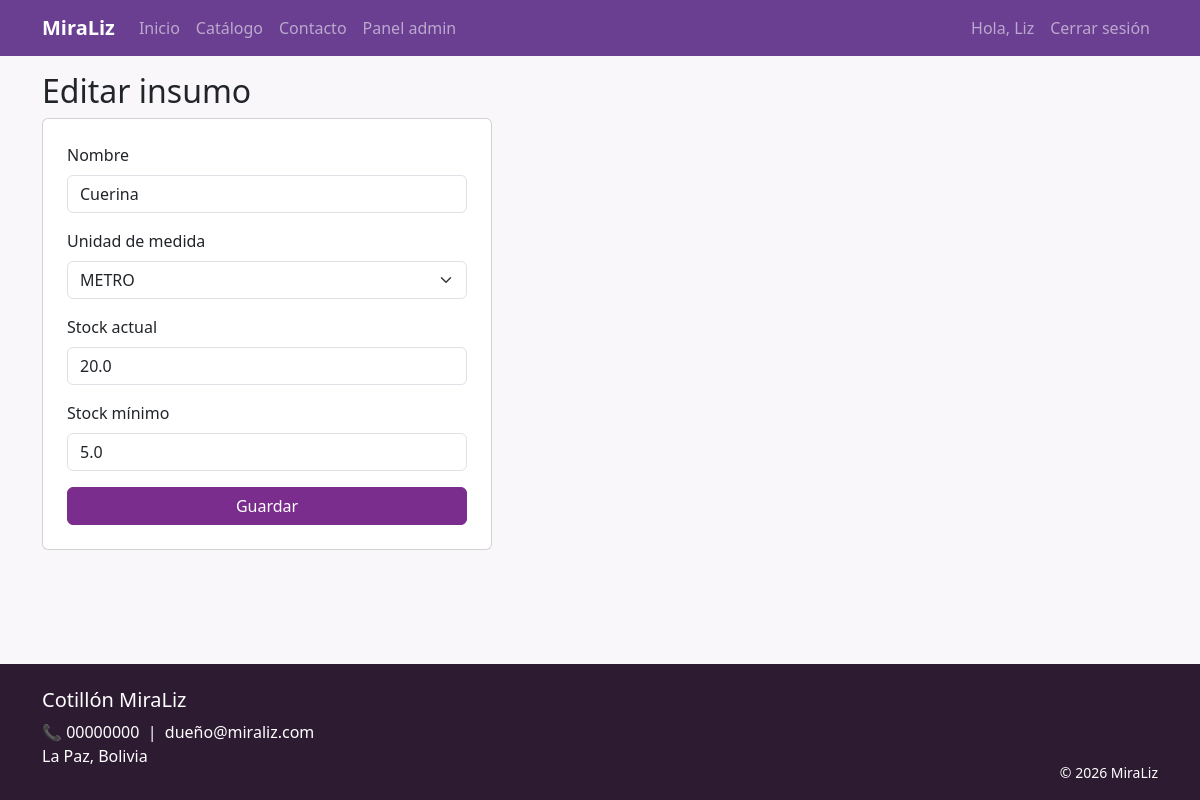
Screenshot of /admin/insumos/1/editar (signed in) with the database file from the repository.
### models/usuario.py (models this page shows, shortened)
class Usuario(UserMixin, db.Model):
    __tablename__ = "usuarios"
    id = db.Column(db.Integer, primary_key=True)
    nombre_completo = db.Column(db.String(150), nullable=False)
    correo = db.Column(db.String(150), unique=True, nullable=False, index=True)
    telefono = db.Column(db.String(30))
    direccion = db.Column(db.String(250))
    password_hash = db.Column(db.String(255), nullable=False)
    rol = db.Column(db.String(20), nullable=False, default="CLIENTE")
    estado = db.Column(db.String(20), nullable=False, default="ACTIVO")
    horas_disponibles = db.Column(db.Float, default=0)  # solo relevante para EMPLEADO
    fecha_registro = db.Column(db.DateTime, default=datetime.utcnow)
    correo_verificado = db.Column(db.Boolean, default=False)
    pedidos = db.relationship("Pedido", backref="cliente", lazy=True,
                               foreign_keys="Pedido.usuario_id")
    @property
    def is_active(self):
        return self.estado == "ACTIVO"

### models/inventario.py (models this page shows, shortened)
class Insumo(db.Model):
    __tablename__ = "insumos"
    id = db.Column(db.Integer, primary_key=True)
    nombre = db.Column(db.String(150), nullable=False)
    unidad = db.Column(db.String(20), nullable=False)  # UNIDAD, METRO, LITRO, KILOGRAMO
    stock_actual = db.Column(db.Float, nullable=False, default=0)
    stock_minimo = db.Column(db.Float, nullable=False, default=0)
    estado = db.Column(db.String(20), nullable=False, default="ACTIVO")

### routes/admin.py (the view, shortened to what this page needs)
@bp.route("/insumos/<int:insumo_id>/editar", methods=["GET", "POST"])
def insumo_editar(insumo_id):
    i = Insumo.query.get_or_404(insumo_id)
    return render_template("admin/insumo_form.html", insumo=i)

### routes/admin.py (called while the page is built)
@bp.before_request
@login_required
@rol_requerido("DUENO")
def _restringir_a_dueno():
    pass

### templates/admin/insumo_form.html (shortened to what this page needs)
{% extends "base.html" %}
{% block content %}
<h2>{{ "Editar" if insumo else "Nuevo" }} insumo</h2>
<form method="post" class="card p-4" style="max-width:450px;">
    <div class="mb-3">
        <label class="form-label">Nombre</label>
        <input type="text" name="nombre" class="form-control" value="{{ insumo.nombre if insumo else '' }}" required>
    </div>
    <div class="mb-3">
        <label class="form-label">Unidad de medida</label>
        <select name="unidad" class="form-select">
            {% for u in ["UNIDAD", "METRO", "LITRO", "KILOGRAMO"] %}
            <option value="{{ u }}" {% if insumo and insumo.unidad == u %}selected{% endif %}>{{ u }}</option>
            {% endfor %}
        </select>
    </div>
    <div class="mb-3">
        <label class="form-label">Stock actual</label>
        <input type="number" step="0.01" name="stock_actual" class="form-control" value="{{ insumo.stock_actual if insumo else 0 }}">
    </div>
    <div class="mb-3">
        <label class="form-label">Stock mínimo</label>
        <input type="number" step="0.01" name="stock_minimo" class="form-control" value="{{ insumo.stock_minimo if insumo else 0 }}">
    </div>
    <button type="submit" class="btn btn-primary-miraliz">Guardar</button>
</form>
{% endblock %}

### templates/base.html (shortened to what this page needs)
<!DOCTYPE html>
<html lang="es">
<head>
    <link href="https://cdn.jsdelivr.net/npm/bootstrap@5.3.3/dist/css/bootstrap.min.css" rel="stylesheet">
    <link href="{{ url_for('static', filename='css/estilo.css') }}" rel="stylesheet">
    <link rel="stylesheet" href="https://cdn.jsdelivr.net/npm/bootstrap-icons@1.11.3/font/bootstrap-icons.min.css">
</head>
<body>
<nav class="navbar navbar-expand-lg navbar-dark" style="background-color:#6a3f92;">
    <div class="container">
        <a class="navbar-brand fw-bold" href="{{ url_for('public.index') }}">MiraLiz</a>
        <div class="collapse navbar-collapse" id="navMenu">
            <ul class="navbar-nav me-auto mb-2 mb-lg-0">
                <li class="nav-item"><a class="nav-link" href="{{ url_for('public.index') }}">Inicio</a></li>
                <li class="nav-item"><a class="nav-link" href="{{ url_for('public.catalogo') }}">Catálogo</a></li>
                <li class="nav-item"><a class="nav-link" href="{{ url_for('public.contacto') }}">Contacto</a></li>
                {% if current_user.is_authenticated and current_user.rol == 'DUENO' %}
                    <li class="nav-item"><a class="nav-link" href="{{ url_for('admin.dashboard') }}">Panel admin</a></li>
                {% elif current_user.is_authenticated and current_user.rol == 'EMPLEADO' %}
                    <li class="nav-item"><a class="nav-link" href="{{ url_for('empleado.dashboard') }}">Panel empleado</a></li>
                {% elif current_user.is_authenticated and current_user.rol == 'CLIENTE' %}
                    <li class="nav-item"><a class="nav-link" href="{{ url_for('cliente.dashboard') }}">Mi panel</a></li>
                    <li class="nav-item"><a class="nav-link" href="{{ url_for('cliente.ver_carrito') }}">🛒 Carrito</a></li>
                {% endif %}
            </ul>
            <ul class="navbar-nav">
                {% if current_user.is_authenticated %}
                    <li class="nav-item"><span class="nav-link">Hola, {{ current_user.nombre_completo.split(' ')[0] }}</span></li>
                    <li class="nav-item"><a class="nav-link" href="{{ url_for('auth.logout') }}">Cerrar sesión</a></li>
                {% else %}
                    <li class="nav-item"><a class="nav-link" href="{{ url_for('auth.login') }}">Iniciar sesión</a></li>
                    <li class="nav-item"><a class="btn btn-light btn-sm ms-2" href="{{ url_for('auth.registro') }}">Registrarse</a></li>
                {% endif %}
            </ul>
        </div>
    </div>
</nav>
<main class="container mb-5">
    {% block content %}{% endblock %}
</main>
<footer class="text-white pt-4 pb-3 mt-auto" style="background-color:#2d1b32;">
    <div class="container d-flex flex-wrap justify-content-between">
        <div>
            <h5>Cotillón MiraLiz</h5>
            <p class="mb-0">📞 00000000 &nbsp;|&nbsp; dueño@miraliz.com</p>
            <p>La Paz, Bolivia</p>
        </div>
        <div class="align-self-end">
            <small>&copy; 2026 MiraLiz</small>
        </div>
    </div>
</footer>
</body>
</html>

### static/css/estilo.css (style rules this page uses)
body { display: flex; flex-direction: column; min-height: 100vh; background-color: #faf7fb; }
main { flex: 1; }
.btn-primary-miraliz { background-color: #7b2d8e; border-color: #7b2d8e; color: white; }

### rows the page displays
Usuario: nombre_completo "Liz"
Insumo: nombre "Cuerina", unidad "METRO", stock_actual "20.0", stock_minimo "5.0"

### other values shown
{{ "Editar" if insumo else "Nuevo" }} "Editar"
